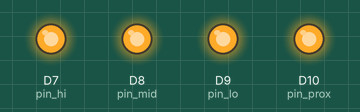
Recording of a sketch running on a simulated Arduino Nano 33 IoT. Shown: output pins drawn as LEDs (lit = HIGH). Random numbers use the default seed unless the sketch sets one; nothing arrives over Bluetooth unless stated.

Above: at 0.1 s.
At 1.1 s:
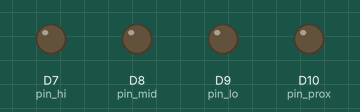
Timing chart, 0 to 2.6 s (numbered marks = the images above):
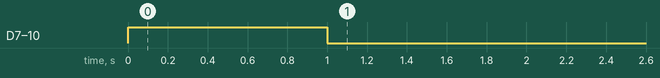

The sketch:

mk1-main.ino
```cpp
#include <ArduinoBLE.h>
long randflip;
int pin_prox = 10;
int pin_lo = 9;
int pin_mid = 8;
int pin_hi = 7;

void setup() {
  Serial.begin(9600);
  BLE.begin();
  BLE.setLocalName("Proximity Sensor 10");
  randomSeed(analogRead(0));
  pinMode(pin_prox, OUTPUT);
  pinMode(pin_lo, OUTPUT);
  pinMode(pin_mid, OUTPUT);
  pinMode(pin_hi, OUTPUT);

  // turn on all lights to test
  digitalWrite(pin_prox, HIGH);
  digitalWrite(pin_lo, HIGH);
  digitalWrite(pin_mid, HIGH);
  digitalWrite(pin_hi, HIGH);
  delay(1000);

  // turn then back off
  digitalWrite(pin_prox, LOW);
  digitalWrite(pin_lo, LOW);
  digitalWrite(pin_mid, LOW);
  digitalWrite(pin_hi, LOW);
}

void loop() {
  randflip = random(1000);
  if (randflip < 500) {
    BLE.scan();
    BLEDevice peripheral = BLE.available();
    if (peripheral) {
      if (peripheral.localName().startsWith("Sensor", 10)){
        Serial.print(" | RSSI: ");
        Serial.print(peripheral.rssi());
        Serial.print(" | Address: ");
        Serial.print(peripheral.address());
        Serial.print(" | Local Name: ");
        Serial.println(peripheral.localName());
        if (peripheral.rssi() > -65){
           digitalWrite(pin_prox, HIGH);
           delay(100);
           digitalWrite(pin_prox, LOW);
        }
        else {
           digitalWrite(pin_prox, LOW);
        }
      }
    }
  }
  if (randflip > 500){
    BLE.advertise();
  }
}
```
